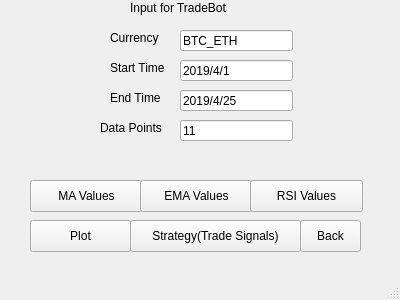
<?xml version="1.0" encoding="UTF-8"?>
<ui version="4.0">
 <class>MainWindow</class>
 <widget class="QMainWindow" name="MainWindow">
  <property name="geometry">
   <rect>
    <x>0</x>
    <y>0</y>
    <width>400</width>
    <height>300</height>
   </rect>
  </property>
  <property name="windowTitle">
   <string>MainWindow</string>
  </property>
  <widget class="QWidget" name="centralwidget">
   <widget class="QPushButton" name="btn_plot">
    <property name="geometry">
     <rect>
      <x>30</x>
      <y>220</y>
      <width>101</width>
      <height>32</height>
     </rect>
    </property>
    <property name="text">
     <string>Plot</string>
    </property>
   </widget>
   <widget class="QLabel" name="label_3">
    <property name="geometry">
     <rect>
      <x>110</x>
      <y>60</y>
      <width>71</width>
      <height>16</height>
     </rect>
    </property>
    <property name="text">
     <string>Start Time</string>
    </property>
   </widget>
   <widget class="QLineEdit" name="le_currency">
    <property name="geometry">
     <rect>
      <x>180</x>
      <y>30</y>
      <width>113</width>
      <height>21</height>
     </rect>
    </property>
    <property name="text">
     <string>BTC_ETH</string>
    </property>
   </widget>
   <widget class="QLabel" name="label_2">
    <property name="geometry">
     <rect>
      <x>110</x>
      <y>30</y>
      <width>60</width>
      <height>16</height>
     </rect>
    </property>
    <property name="text">
     <string>Currency</string>
    </property>
   </widget>
   <widget class="QLineEdit" name="le_st">
    <property name="geometry">
     <rect>
      <x>180</x>
      <y>60</y>
      <width>113</width>
      <height>21</height>
     </rect>
    </property>
    <property name="text">
     <string>2019/4/1</string>
    </property>
    <property name="placeholderText">
     <string>yyyy/mm/dd</string>
    </property>
   </widget>
   <widget class="QPushButton" name="btn_ma">
    <property name="geometry">
     <rect>
      <x>30</x>
      <y>180</y>
      <width>113</width>
      <height>32</height>
     </rect>
    </property>
    <property name="text">
     <string>MA Values</string>
    </property>
   </widget>
   <widget class="QLineEdit" name="le_dp">
    <property name="geometry">
     <rect>
      <x>180</x>
      <y>120</y>
      <width>113</width>
      <height>21</height>
     </rect>
    </property>
    <property name="text">
     <string>11</string>
    </property>
   </widget>
   <widget class="QLineEdit" name="le_et">
    <property name="geometry">
     <rect>
      <x>180</x>
      <y>90</y>
      <width>113</width>
      <height>21</height>
     </rect>
    </property>
    <property name="text">
     <string>2019/4/25</string>
    </property>
    <property name="placeholderText">
     <string>yyyy/mm/dd</string>
    </property>
   </widget>
   <widget class="QPushButton" name="btn_strategy">
    <property name="geometry">
     <rect>
      <x>130</x>
      <y>220</y>
      <width>171</width>
      <height>32</height>
     </rect>
    </property>
    <property name="text">
     <string>Strategy(Trade Signals)</string>
    </property>
   </widget>
   <widget class="QLabel" name="label_5">
    <property name="geometry">
     <rect>
      <x>100</x>
      <y>120</y>
      <width>71</width>
      <height>16</height>
     </rect>
    </property>
    <property name="text">
     <string>Data Points</string>
    </property>
   </widget>
   <widget class="QLabel" name="label">
    <property name="geometry">
     <rect>
      <x>130</x>
      <y>0</y>
      <width>131</width>
      <height>16</height>
     </rect>
    </property>
    <property name="text">
     <string>Input for TradeBot</string>
    </property>
   </widget>
   <widget class="QLabel" name="label_4">
    <property name="geometry">
     <rect>
      <x>110</x>
      <y>90</y>
      <width>71</width>
      <height>16</height>
     </rect>
    </property>
    <property name="text">
     <string>End Time</string>
    </property>
   </widget>
   <widget class="QPushButton" name="btn_ema">
    <property name="geometry">
     <rect>
      <x>140</x>
      <y>180</y>
      <width>113</width>
      <height>32</height>
     </rect>
    </property>
    <property name="text">
     <string>EMA Values</string>
    </property>
   </widget>
   <widget class="QPushButton" name="btn_rsi">
    <property name="geometry">
     <rect>
      <x>250</x>
      <y>180</y>
      <width>113</width>
      <height>32</height>
     </rect>
    </property>
    <property name="text">
     <string>RSI Values</string>
    </property>
   </widget>
   <widget class="QPushButton" name="btn_back">
    <property name="geometry">
     <rect>
      <x>300</x>
      <y>220</y>
      <width>61</width>
      <height>32</height>
     </rect>
    </property>
    <property name="text">
     <string>Back</string>
    </property>
   </widget>
  </widget>
  <widget class="QMenuBar" name="menubar">
   <property name="geometry">
    <rect>
     <x>0</x>
     <y>0</y>
     <width>400</width>
     <height>22</height>
    </rect>
   </property>
  </widget>
  <widget class="QStatusBar" name="statusbar"/>
 </widget>
 <tabstops>
  <tabstop>le_currency</tabstop>
  <tabstop>le_st</tabstop>
  <tabstop>le_et</tabstop>
  <tabstop>le_dp</tabstop>
  <tabstop>btn_ma</tabstop>
  <tabstop>btn_ema</tabstop>
  <tabstop>btn_rsi</tabstop>
  <tabstop>btn_plot</tabstop>
  <tabstop>btn_strategy</tabstop>
 </tabstops>
 <resources/>
 <connections/>
</ui>
